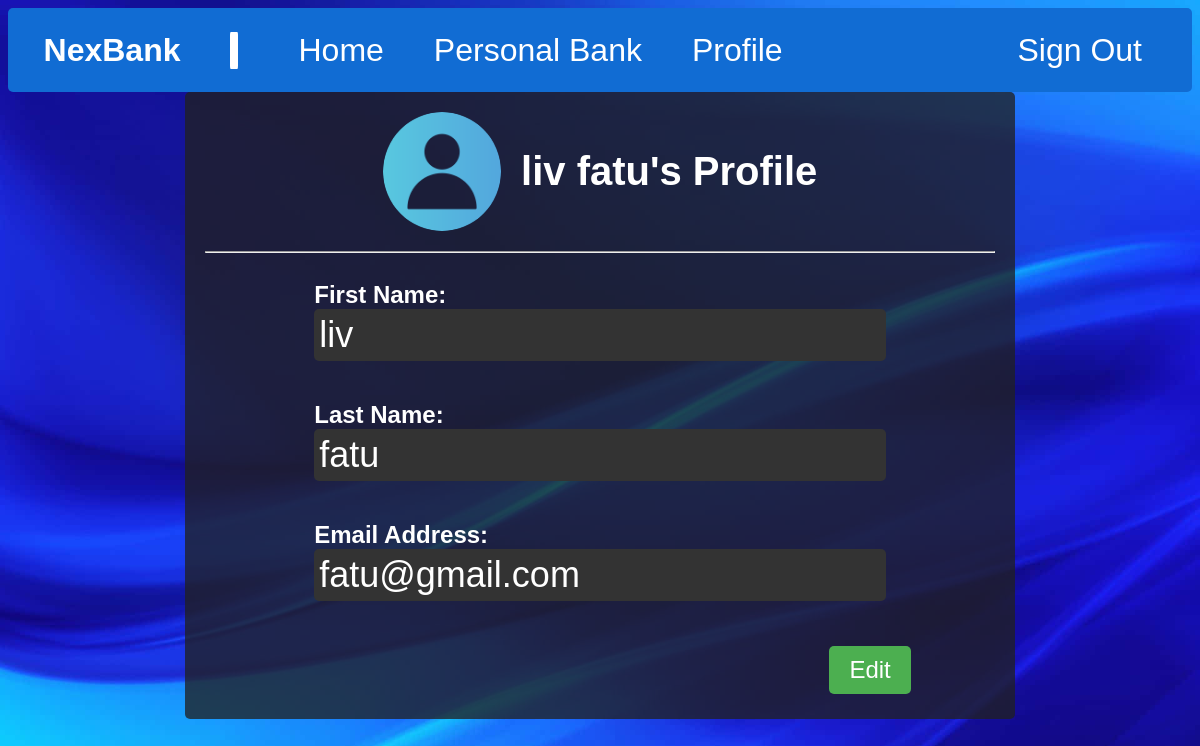
Page /profile (signed in) on the earlier database version.
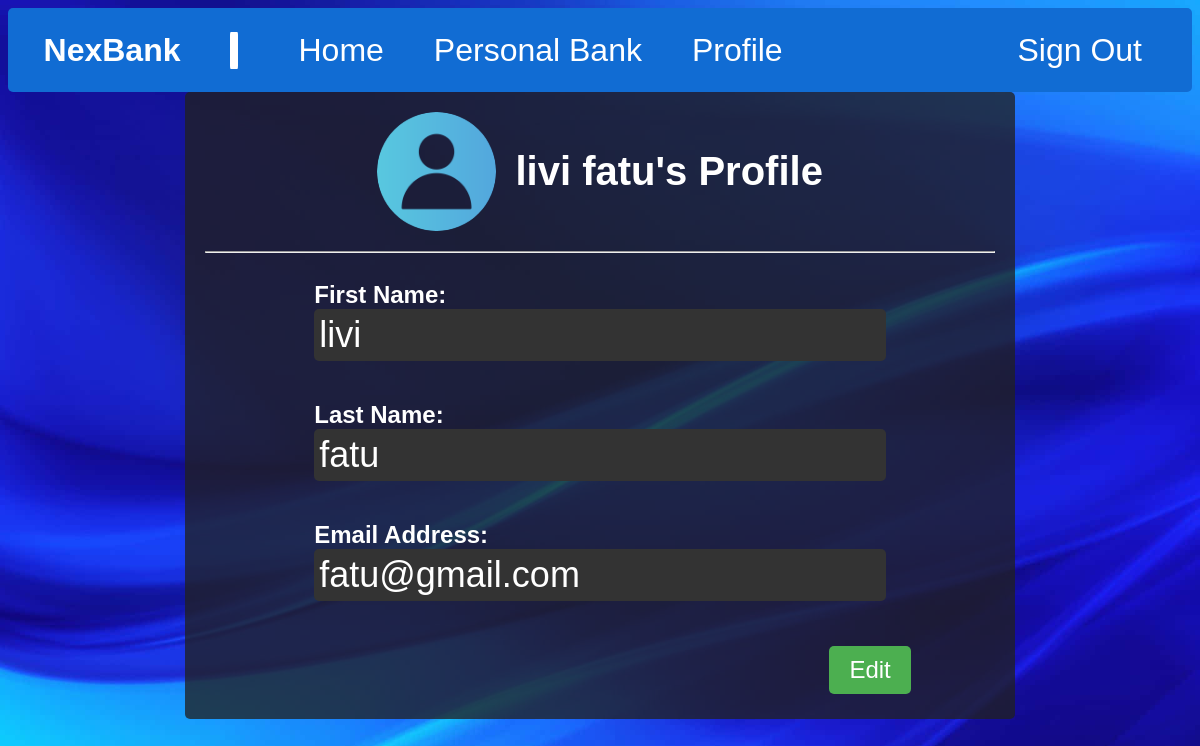
Same page on the later database version.
### tables this page shows
CREATE TABLE "users" (
	"user_id"	INTEGER,
	"firstName"	TEXT,
	"lastName"	TEXT,
	"email"	TEXT NOT NULL UNIQUE,
	"password"	TEXT NOT NULL,
	PRIMARY KEY("user_id" AUTOINCREMENT)
);

### app.py (the view)
@app.route('/profile', methods=['GET', 'POST'])
def profile():
    if 'email' not in session:
        return redirect(url_for('login'))
    conn = get_db_connection()
    if request.method == 'POST':
        firstName = request.form['firstName']
        lastName = request.form['lastName']
        email = request.form['email']
        conn.execute('UPDATE users SET firstName = ?, lastName = ?, email = ? WHERE email = ?',
                     (firstName, lastName, email, session['email']))
        conn.commit()
        conn.close()
        session['email'] = email
        return redirect(url_for('profile'))
    else:
        user = conn.execute('SELECT * FROM users WHERE email = ?', (session['email'],)).fetchone()
        conn.close()
        return render_template('profile.html', email=session['email'], firstName=user['firstName'], lastName=user['lastName'])

### app.py (called while the page is built)
def get_db_connection():
    try:
        script_dir = os.path.dirname(os.path.abspath(__file__))
        db_path = os.path.join(script_dir, "database", "bankingDB.db")
        if not os.path.exists(db_path):
            raise Exception(f"Database file not found at {db_path}")
        conn = sqlite3.connect(db_path)
        conn.row_factory = sqlite3.Row
        conn.commit()
        return conn
    except sqlite3.Error as e:
        raise Exception(f"Error connecting to the database: {e}")
    except Exception as e:
        raise Exception(f"General error: {e}")

### templates/profile.html (shortened to what this page needs)
<!DOCTYPE html>
<html lang="en">
<head>
</head>
<body>
    <nav>
        <ul>
            <li><strong>NexBank</strong></li>
            <li class="vertical-line"></li>
            <li><a href="/home">Home</a></li>
            <li><a href="/bank">Personal Bank</a></li>
            <li><a href="/profile">Profile</a></li>
            <li style="margin-left: auto;"><a href="/logout">Sign Out</a></li>
        </ul>
    </nav>
    <div class="contentBody">
        <div class="profile-header">
            <img src="{{ url_for('static', filename='images/profile.png') }}" alt="Profile Image" class="profile-image">
            <h1>{{ firstName }} {{ lastName }}'s Profile</h1>
        </div>
        <hr>
        <div class="content">
            <form id="profile-form" method="POST" action="/profile">
                <p>
                    <strong>First Name:</strong>
                    <input type="text" name="firstName" value="{{ firstName }}" readonly>
                </p>
                <p>
                    <strong>Last Name:</strong>
                    <input type="text" name="lastName" value="{{ lastName }}" readonly>
                </p>
                <p>
                    <strong>Email Address:</strong>
                    <input type="email" name="email" value="{{ email }}" readonly>
                </p>
                <div class="button-container">
                    <button type="button" id="edit-button" onclick="toggleEdit()">Edit</button>
                </div>
            </form>
        </div>
    </div>
</body>
</html>

Differences in the rows shown:
changed users "fatu": firstName "liv" → "livi"
